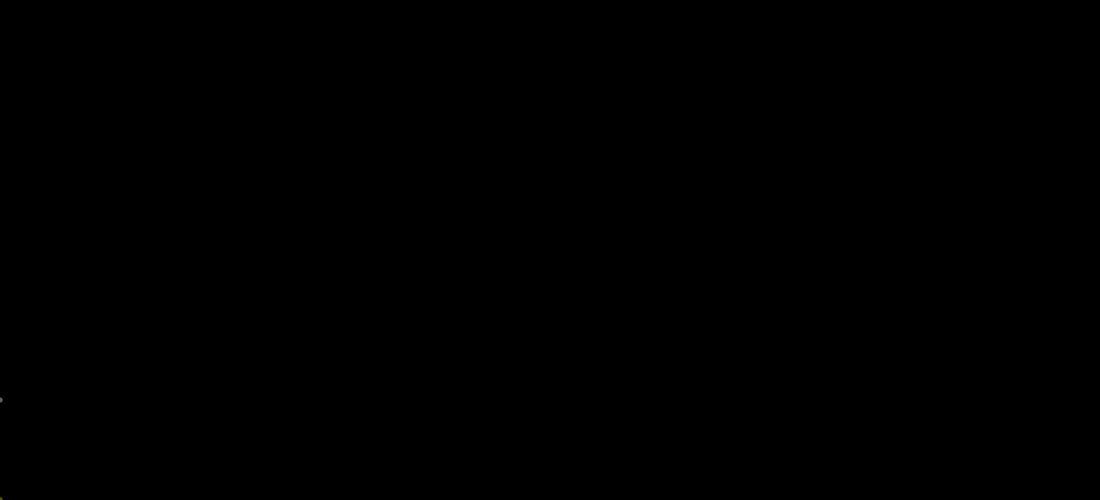
Frame 1 (no input)
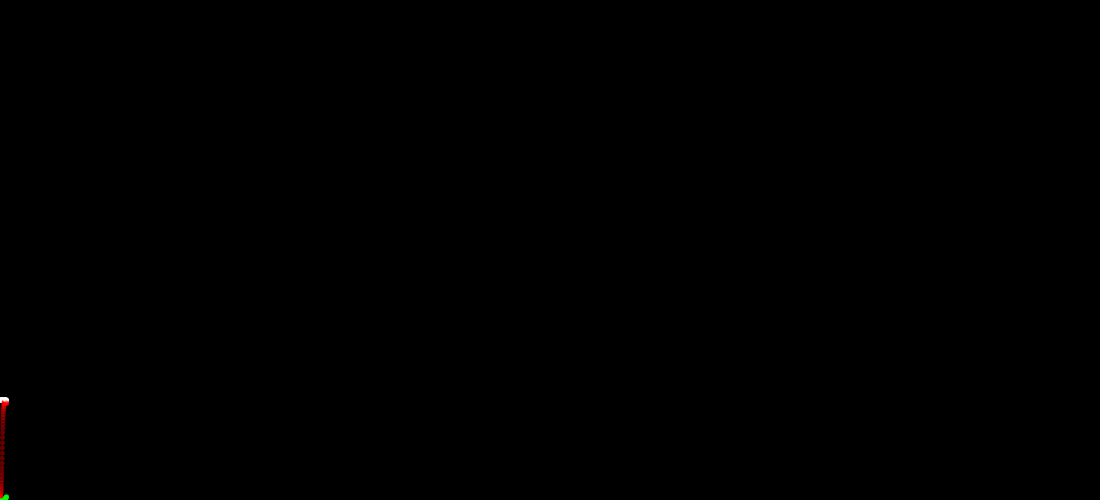
Frame 60 (no input)
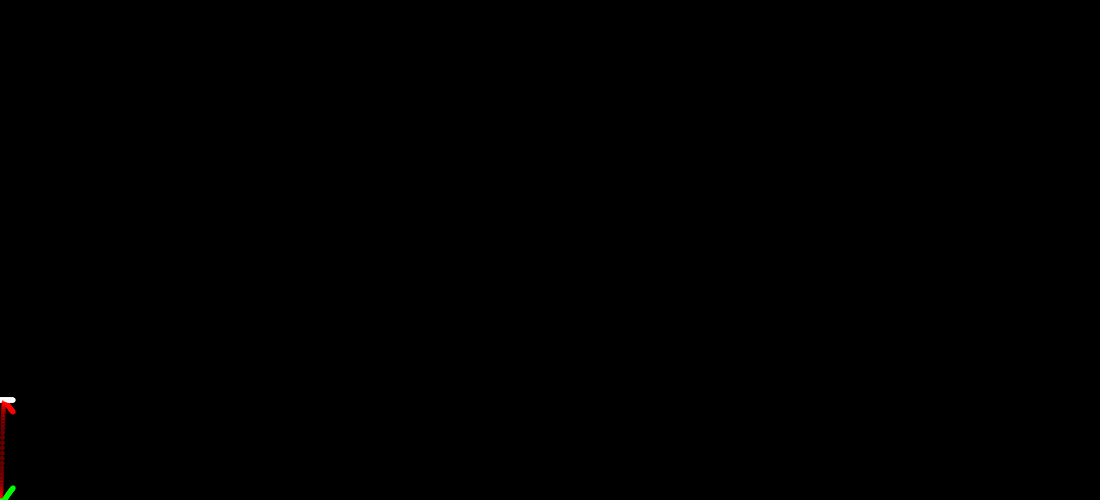
Frame 120 (the mouse pressed at the canvas centre since frame 60)

The p5.js sketch that drew these frames (run headless with seeded random() and noise() and a simulated clock; from frame 60 on, the mouse is pressed at the canvas centre):

// p5.js sketch
// ── sketch.js
var h=500,w=1100;
var a=0.1,b=1.75,g=0.005,k=0.5;
var dt=0.00001;

function ODE(So,Io,Ro,No){
  this.S=So;
  this.I=Io;
  this.R=Ro;
  this.N=No;
  this.Step = (dt) => {
    let q = 0;
    if (Math.random()>0.999999 && frameCount>=500) q=1
    let dN=g*this.N*dt + q*(0.1*this.N);
    let dS=(-a*this.S*this.I)*dt+dN;
    let dR=b*(this.I-k*this.N)*dt;
    let dI=-dS-dR+dN;
    this.N += dN;
    this.S += dS;
    this.I += dI;//+ q*Math.floor(0.3*Math.random()*this.n);
    this.R += dR;
  }
}

function setup() {
  createCanvas(w, h);
  background(0);
  strokeWeight(5);
  ode = new ODE(990,10,0,1000);
  vals = createDiv('');
  fr = createDiv('');
}

function draw() {
  stroke(255,255,255,100);
  point(w*frameCount*0.0001,h-0.1*(ode.N));
  stroke(255,0,0,100);
  point(w*frameCount*0.0001,h-0.1*(ode.I));
  stroke(0,255,0,100);
  point(w*frameCount*0.0001,h-0.1*(ode.R));
  for(i=0;i<200;i++){
    ode.Step(dt);
  }
  vals.html("S: "+Math.floor(ode.S)+"<br> I: "+Math.floor(ode.I)+"<br> R: "+Math.floor(ode.R));
  fr.html("frames: "+Math.floor(frameRate()));
}
